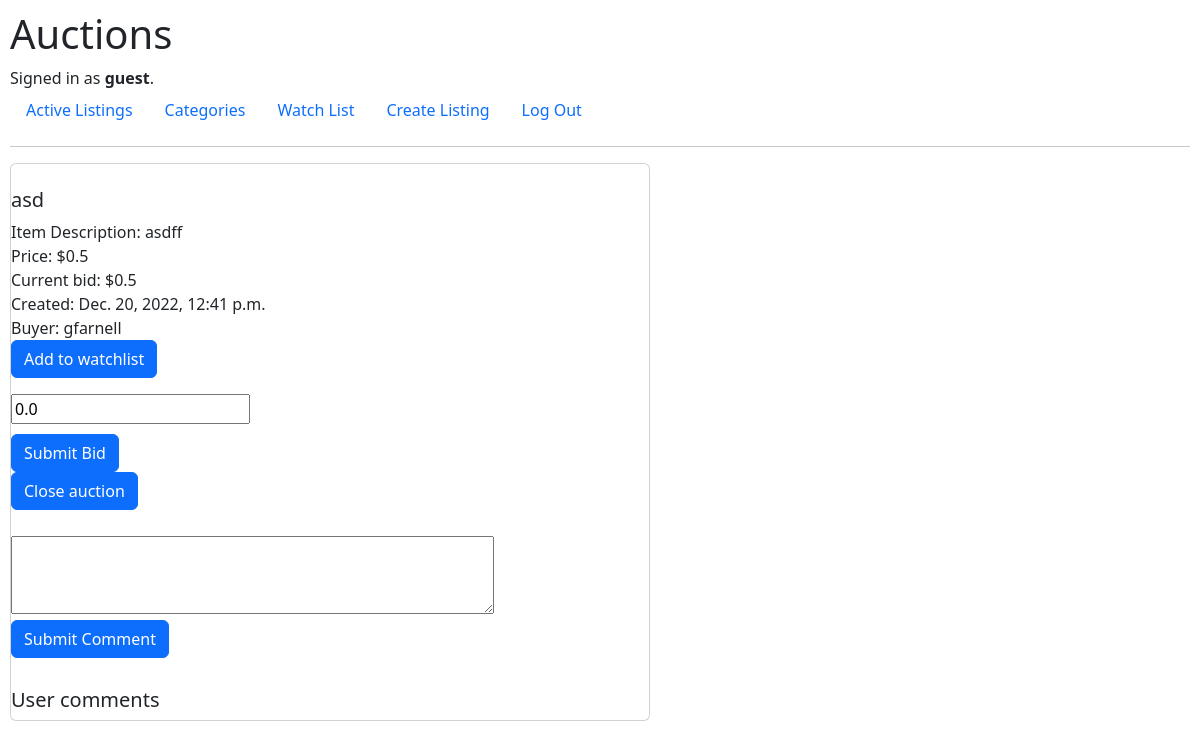
/listings/42 (signed in), run on an earlier commit of the app's database.
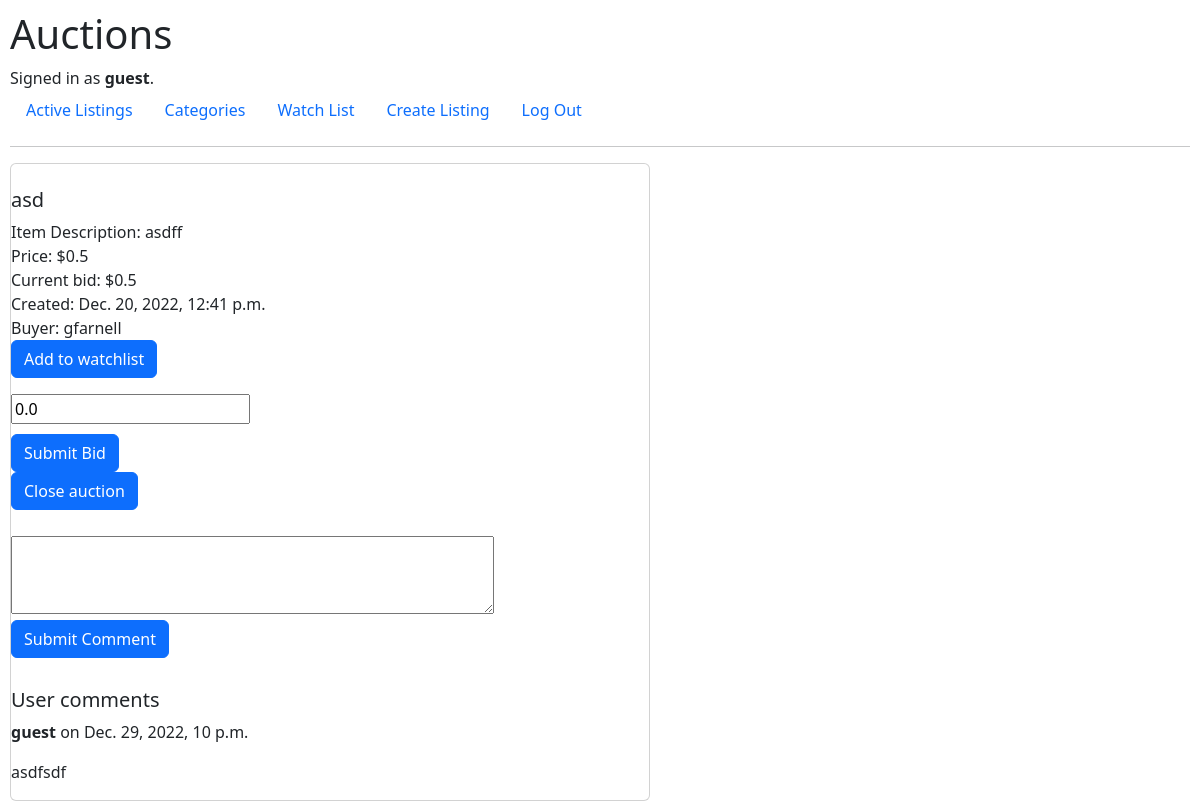
And on a later commit of the database.
### auctions/models.py (models this page shows, shortened)
class Comments(models.Model):
    comment = models.CharField(max_length=100)
    createdDate = models.DateTimeField(auto_now_add=True)
    user = models.ForeignKey(
        User, on_delete=models.CASCADE, related_name="get_user_comments")
    listing = models.ForeignKey(
        Listings, on_delete=models.CASCADE, related_name="get_comments")

class User(AbstractUser):
    pass

### auctions/views.py (the view)
# urls.py: path("listings/<int:listing_id>", views.listings, name="listings"),
@login_required
def listings(request, listing_id):
    commentForm = forms.CommentForm()
    bidForm = forms.BidForm()
    commentsForListing = Comments.objects.filter(
        listing=listing_id)
    user_id = request.user.id
    userName = User.objects.get(id=user_id)
    currentObject = Listings.objects.get(id=listing_id)
    if userName in currentObject.watchers.all():
        print("Watcher is already in the list!")
        watcher = True
    else:
        print("Watcher is not in the list!")
        watcher = False
    returnedBids = Bids.objects.get(auction=listing_id)
    currentBidForContext = returnedBids.currentBid
    listing = Listings.objects.get(id=listing_id)
    return render(request, "auctions/listing.html", {"listing": listing, "commentForm": commentForm, "bidForm": bidForm, "commentsForListing":
                                                     commentsForListing, "watcher": watcher, "currentBidForContext": currentBidForContext})

### auctions/forms.py
class CommentForm(forms.Form):
    text = forms.CharField(
        label='',
        initial='',
        required=True,
        widget=forms.Textarea(attrs={
            'rows': '3',
            'cols': '50'
        }
        )
    )

class BidForm(forms.Form):
    bid = forms.DecimalField(required=True,
                             label='',
                             initial=0.00,
                             widget=forms.NumberInput(attrs={'placeholder': '',
                                                             'min': '0.01',
                                                             'step': '0.01'}))

### auctions/templates/auctions/listing.html (shortened to what this page needs)
{% extends "auctions/layout.html" %}
{% load static %}
{% block body %}
<div id="container_card_listing">
    <div class="card">
        <div>
            <ul>
                <li><img src="{{ listing.url}}" alt="" width="" height="" /></li>
                <h5>{{ listing.title}}</h5>
                <li>Item Description: {{ listing.description}}</li>
                <li>Price: ${{ listing.startingBid}}</li>
                <li>Current bid: ${{ currentBidForContext }}</li>
                <li>Created: {{ listing.createdDate}}</li>
                <li>Buyer: {{ listing.buyer}}</li>
                {% if watcher == False %}
                <li><a class="btn btn-primary watchlist" href="{% url 'watchlist' listing.id %}">Add to watchlist</a>
                </li>
                {% endif %}
            </ul>
        </div>
        <div>
            <form action="{% url 'submitBid' listing.id %}" method="post" enctype="multipart/form-data">
                {{bidForm}}
                <input class="btn btn-primary" type="submit" value="Submit Bid">
            </form>
        </div>
        <div>
            <ul> {% if listing.active == True%}
                <li><a class="btn btn-primary watchlist" href="{% url 'closeAuction' listing.id %}">Close auction</a>
                </li>
                {% endif %}
            </ul>
        </div>
        <div>
            <form action="{% url 'saveComment' listing.id %}" method="post" enctype="multipart/form-data">
                {{commentForm}}
                <input class="btn btn-primary" type="submit" value="Submit Comment">
            </form>
        </div>
        <h5 class="UserComments">User comments</h5>
        <div>
            {% for x in commentsForListing %}
            <p> <b>{{x.user}}</b> on {{x.createdDate}}</p>
            <p> {{x.comment}}</p>
            {% endfor %}
        </div>
    </div>
</div>
{% endblock %}

What changed in the data, as far as the page shows it:
added Comments: user "guest", createdDate "Dec. 29, 2022, 10 p.m.", comment "asdfsdf"
